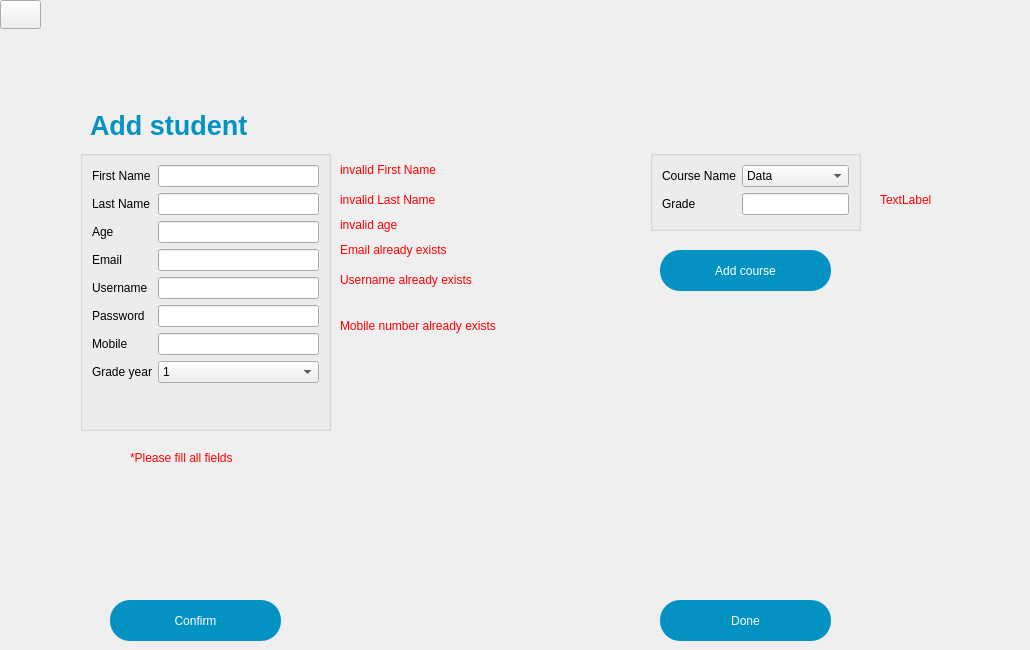
     <widget class="QWidget" name="page_3">
      <property name="styleSheet">
       <string notr="true">#AddStudent_2{
	color : #0492c2;
}

#AddCourse, #Confirm,#Done{
	color: white;
	background-color: #0492c2;
	border-radius: 20px;
}
AddStudent {
background-color:white;
}</string>
      </property>
      <widget class="QPushButton" name="prev">
       <property name="geometry">
        <rect>
         <x>0</x>
         <y>0</y>
         <width>41</width>
         <height>29</height>
        </rect>
       </property>
       <property name="text">
        <string/>
       </property>
       <property name="icon">
        <iconset resource="Resource.qrc">
         <normaloff>:/images/feather (1)/arrow-left.svg</normaloff>:/images/feather (1)/arrow-left.svg</iconset>
       </property>
      </widget>
      <widget class="QGroupBox" name="formGroupBox">
       <property name="geometry">
        <rect>
         <x>80</x>
         <y>150</y>
         <width>251</width>
         <height>281</height>
        </rect>
       </property>
       <layout class="QFormLayout" name="formLayout">
        <item row="0" column="0">
         <widget class="QLabel" name="FirstName_2">
          <property name="text">
           <string>First Name</string>
          </property>
         </widget>
        </item>
        <item row="0" column="1">
         <widget class="QLineEdit" name="FirstNameResult_2"/>
        </item>
        <item row="1" column="0">
         <widget class="QLabel" name="LastName_2">
          <property name="text">
           <string>Last Name</string>
          </property>
         </widget>
        </item>
        <item row="1" column="1">
         <widget class="QLineEdit" name="LastNameResult_2"/>
        </item>
        <item row="2" column="0">
         <widget class="QLabel" name="Age_2">
          <property name="text">
           <string>Age           </string>
          </property>
         </widget>
        </item>
        <item row="2" column="1">
         <widget class="QLineEdit" name="AgeResult_2"/>
        </item>
        <item row="3" column="0">
         <widget class="QLabel" name="Email_2">
          <property name="text">
           <string>Email         </string>
          </property>
         </widget>
        </item>
        <item row="3" column="1">
         <widget class="QLineEdit" name="EmailResult_2"/>
        </item>
        <item row="4" column="0">
         <widget class="QLabel" name="Username">
          <property name="text">
           <string>Username </string>
          </property>
         </widget>
        </item>
        <item row="4" column="1">
         <widget class="QLineEdit" name="UsernameResult"/>
        </item>
        <item row="5" column="0">
         <widget class="QLabel" name="Password">
          <property name="text">
           <string>Password </string>
          </property>
         </widget>
        </item>
        <item row="5" column="1">
         <widget class="QLineEdit" name="PasswordResult"/>
        </item>
        <item row="6" column="0">
         <widget class="QLabel" name="Mobile_2">
          <property name="text">
           <string>Mobile      </string>
          </property>
         </widget>
        </item>
        <item row="6" column="1">
         <widget class="QLineEdit" name="MobileResult_2"/>
        </item>
        <item row="7" column="0">
         <widget class="QLabel" name="GradeYear_2">
          <property name="text">
           <string>Grade year</string>
          </property>
         </widget>
        </item>
        <item row="7" column="1">
         <widget class="QComboBox" name="GradeYearResult_2">
          <item>
           <property name="text">
            <string>1</string>
           </property>
          </item>
          <item>
           <property name="text">
            <string>2</string>
           </property>
          </item>
          <item>
           <property name="text">
            <string>3</string>
           </property>
          </item>
          <item>
           <property name="text">
            <string>4</string>
           </property>
          </item>
          <item>
           <property name="text">
            <string/>
           </property>
          </item>
         </widget>
        </item>
       </layout>
      </widget>
      <widget class="QLabel" name="AddStudent_2">
       <property name="geometry">
        <rect>
         <x>90</x>
         <y>110</y>
         <width>201</width>
         <height>31</height>
        </rect>
       </property>
       <property name="font">
        <font>
         <pointsize>20</pointsize>
         <bold>true</bold>
        </font>
       </property>
       <property name="text">
        <string>Add student </string>
       </property>
      </widget>
      <widget class="QLabel" name="Error">
       <property name="geometry">
        <rect>
         <x>130</x>
         <y>450</y>
         <width>141</width>
         <height>16</height>
        </rect>
       </property>
       <property name="styleSheet">
        <string notr="true">color: rgb(255, 0, 0);</string>
       </property>
       <property name="text">
        <string>*Please fill all fields</string>
       </property>
      </widget>
      <widget class="QPushButton" name="Confirm">
       <property name="geometry">
        <rect>
         <x>110</x>
         <y>600</y>
         <width>171</width>
         <height>41</height>
        </rect>
       </property>
       <property name="text">
        <string>Confirm</string>
       </property>
      </widget>
      <widget class="QGroupBox" name="formGroupBox_2">
       <property name="geometry">
        <rect>
         <x>650</x>
         <y>150</y>
         <width>211</width>
         <height>81</height>
        </rect>
       </property>
       <layout class="QFormLayout" name="formLayout_2">
        <item row="0" column="0">
         <widget class="QLabel" name="CourseName">
          <property name="text">
           <string>Course Name</string>
          </property>
         </widget>
        </item>
        <item row="0" column="1">
         <widget class="QComboBox" name="CourseNameResult">
          <item>
           <property name="text">
            <string>Data</string>
           </property>
          </item>
          <item>
           <property name="text">
            <string>Maths</string>
           </property>
          </item>
          <item>
           <property name="text">
            <string>Circuits</string>
           </property>
          </item>
          <item>
           <property name="text">
            <string>Biology</string>
           </property>
          </item>
          <item>
           <property name="text">
            <string>Biochemistry</string>
           </property>
          </item>
          <item>
           <property name="text">
            <string>General</string>
           </property>
          </item>
         </widget>
        </item>
        <item row="1" column="1">
         <widget class="QLineEdit" name="GradeResult"/>
        </item>
        <item row="1" column="0">
         <widget class="QLabel" name="Grade">
          <property name="text">
           <string>Grade            </string>
          </property>
         </widget>
        </item>
       </layout>
      </widget>
      <widget class="QPushButton" name="AddCourse">
       <property name="geometry">
        <rect>
         <x>660</x>
         <y>250</y>
         <width>171</width>
         <height>41</height>
        </rect>
       </property>
       <property name="text">
        <string>Add course</string>
       </property>
      </widget>
      <widget class="QPushButton" name="Done">
       <property name="geometry">
        <rect>
         <x>660</x>
         <y>600</y>
         <width>171</width>
         <height>41</height>
        </rect>
       </property>
       <property name="text">
        <string>Done</string>
       </property>
      </widget>
      <widget class="QLabel" name="username_label">
       <property name="geometry">
        <rect>
         <x>340</x>
         <y>270</y>
         <width>161</width>
         <height>20</height>
        </rect>
       </property>
       <property name="styleSheet">
        <string notr="true">color: rgb(255, 0, 0);</string>
       </property>
       <property name="text">
        <string>Username already exists</string>
       </property>
      </widget>
      <widget class="QLabel" name="mobile_label">
       <property name="geometry">
        <rect>
         <x>340</x>
         <y>316</y>
         <width>201</width>
         <height>20</height>
        </rect>
       </property>
       <property name="styleSheet">
        <string notr="true">color: rgb(255, 0, 0);</string>
       </property>
       <property name="text">
        <string>Mobile number already exists</string>
       </property>
      </widget>
      <widget class="QLabel" name="email_label">
       <property name="geometry">
        <rect>
         <x>340</x>
         <y>240</y>
         <width>143</width>
         <height>20</height>
        </rect>
       </property>
       <property name="styleSheet">
        <string notr="true">color: rgb(255, 0, 0);</string>
       </property>
       <property name="text">
        <string>Email already exists</string>
       </property>
      </widget>
      <widget class="QLabel" name="label_first_name">
       <property name="geometry">
        <rect>
         <x>340</x>
         <y>160</y>
         <width>131</width>
         <height>20</height>
        </rect>
       </property>
       <property name="styleSheet">
        <string notr="true">color: rgb(255, 0, 0);</string>
       </property>
       <property name="text">
        <string>invalid First Name</string>
       </property>
      </widget>
      <widget class="QLabel" name="label_last_name">
       <property name="geometry">
        <rect>
         <x>340</x>
         <y>190</y>
         <width>121</width>
         <height>20</height>
        </rect>
       </property>
       <property name="styleSheet">
        <string notr="true">color: rgb(255, 0, 0);</string>
       </property>
       <property name="text">
        <string>invalid Last Name</string>
       </property>
      </widget>
      <widget class="QLabel" name="label_age">
       <property name="geometry">
        <rect>
         <x>340</x>
         <y>215</y>
         <width>81</width>
         <height>20</height>
        </rect>
       </property>
       <property name="styleSheet">
        <string notr="true">color: rgb(255, 0, 0);</string>
       </property>
       <property name="text">
        <string>invalid age</string>
       </property>
      </widget>
      <widget class="QLabel" name="label_grade">
       <property name="geometry">
        <rect>
         <x>880</x>
         <y>190</y>
         <width>141</width>
         <height>20</height>
        </rect>
       </property>
       <property name="styleSheet">
        <string notr="true">color: rgb(255, 0, 0);</string>
       </property>
       <property name="text">
        <string>TextLabel</string>
       </property>
      </widget>
     </widget>
